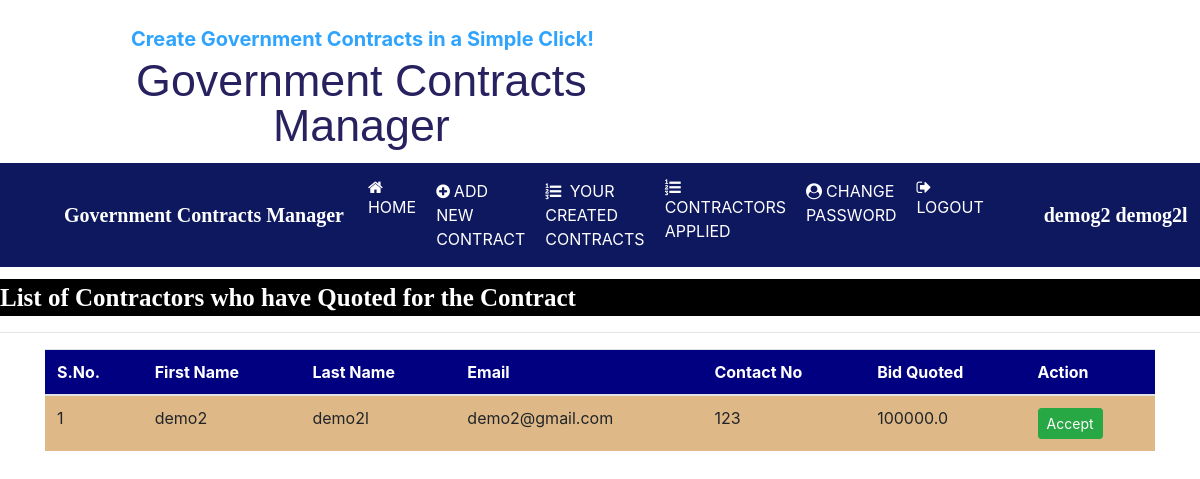
The page /contractors_applied (signed in) on the database its author committed.
### main/models.py (models this page shows, shortened)
class ContractorUser(models.Model):
    user = models.ForeignKey(User, on_delete=models.CASCADE)
    mobile = models.CharField(max_length=10, null=True)
    image = models.FileField(null=True)
    company = models.CharField(max_length=30, null=True)
    quot_doc = models.FileField(max_length=20, null=True)
    amount = models.FloatField(max_length=20, null=True)
    type = models.CharField(max_length=15, null=True)
    contr = models.IntegerField(max_length=10, null=True)

### main/views.py (the view)
# urls.py: path('contractors_applied', contractors_applied, name="contractors_applied"),
def contractors_applied(request):
    if not request.user.is_authenticated:
        return redirect('government_login')
    contractor = ContractorUser.objects.all()
    contractors = []
    for i in contractor:
        if i.amount != None:
            contractors.append(i)
    d = {'contractor': contractors}
    return render(request, 'gcontractors_applied.html', d)

### main/templates/gcontractors_applied.html (shortened to what this page needs)
{% load static %} {% block body %} {% include 'gnav.html' %}
<marquee
  style="
    font-family: 'Monotype Corsiva';
    font-size: 25px;
    color: white;
    background-color: black;
    margin-top: 1%;
    font-weight: bold;
  "
>
  List of Contractors who have Quoted for the Contract
</marquee>
<hr />
<div class="container">
  <table class="table table-hover" id="example">
    <thead>
      <tr style="background-color: #000080; color: white">
        <th>S.No.</th>
        <th>First Name</th>
        <th>Last Name</th>
        <th>Email</th>
        <th>Contact No</th>
        <th>Bid Quoted</th>
        <th>Action</th>
      </tr>
    </thead>
    <tbody>
      {% for i in contractor %}
      <tr style="background-color: #deb887">
        <td>{{forloop.counter}}</td>
        <td>{{i.user.first_name}}</td>
        <td>{{i.user.last_name}}</td>
        <td>{{i.user.username}}</td>
        <td>{{i.mobile}}</td>
        <td>{{i.amount}}</td>
        <td>
          <a
            href="#"
            class="btn btn-success btn-sm"
            id="accept"
            onclick="return checkpass();"
            >Accept</a
          >
        </td>
      </tr>
      {% endfor %}
    </tbody>
  </table>
</div>
{% endblock %}

### main/templates/gnav.html (shortened to what this page needs)
<html>
  <head>
    {% load static %}
    <link
      rel="stylesheet"
      href="https://maxcdn.bootstrapcdn.com/bootstrap/4.5.2/css/bootstrap.min.css"
    />
    <link
      rel="stylesheet"
      href="https://cdnjs.cloudflare.com/ajax/libs/font-awesome/4.7.0/css/font-awesome.min.css"
    />
  </head>
  <body>
    <div class="container">
      <div class="row">
        <div class="col-sm-7 mt-4 text-center">
          <span style="font-weight: bold; font-size: 20px">
            <span style="color: #2fa4ff"
              >Create Government Contracts in a Simple Click!</span
            >
          </span>
          <center>
            <h1 class="ml1">
              <span class="text-wrapper">
                <span>Government Contracts Manager</span>
              </span>
            </h1>
          </center>
        </div>
      </div>
    </div>
    <nav class="navbar navbar-expand-sm" style="background-color: #0e185f">
      <a
        class="navbar-brand text-white pl-5 font-weight-bold"
        style="font-family: 'Monotype Corsiva'; font-size: 20px"
        >Government Contracts Manager</a
      >
      <ul class="navbar-nav">
        <li class="nav-item">
          <a class="nav-link" href="{% url 'government_home' %}"
            ><i class="fa fa-home mr-1"></i>HOME</a
          >
        </li>
        <li class="nav-item">
          <a class="nav-link" href="{% url 'add_contract' %}"
            ><i class="fa fa-plus-circle mr-1"></i>ADD NEW CONTRACT</a
          >
        </li>
        <li class="nav-item">
          <a class="nav-link" href="{% url 'created_contracts_list' %}"
            ><i class="fa fa-list-ol mr-1"></i> YOUR CREATED CONTRACTS</a
          >
        </li>
        <li class="nav-item">
          <a class="nav-link" href="{% url 'contractors_applied' %}"
            ><i class="fa fa-list-ol mr-1"></i>CONTRACTORS APPLIED</a
          >
        </li>
        <li class="nav-item">
          <a class="nav-link" href="{% url 'government_changepassword' %}"
            ><i class="fa fa-user-circle mr-1"></i>CHANGE PASSWORD</a
          >
        </li>
        <li class="nav-item">
          <a class="nav-link" href="{% url 'Logout' %}"
            ><i class="fa fa-sign-out mr-1"></i>LOGOUT</a
          >
        </li>
      </ul>
      <a
        class="navbar-brand text-white pl-5 font-weight-bold"
        style="font-family: 'Monotype Corsiva'; font-size: 20px"
        >{{request.user.first_name}} {{request.user.last_name}}</a
      >
    </nav>
  </body>
</html>

### main/templates/gnav.html (style rules this page uses)
.nav-link { color: white !important ; margin-right: 4px; }
.ml1 { font-weight: 200; color: rgb(39, 34, 95); font-size: 280%; letter-spacing: 0px; text-align: center; font-family: Impact, Haettenschweiler, "Arial Narrow Bold", sans-serif; display: inline-block; line-height: 1em; }
.text-wrapper { position: relative; display: inline-block; padding-top: 0.1em; padding-right: 0.05em; padding-bottom: 0.15em; }

### rows shown on the page
ContractorUser: user.first_name "demo2", user.last_name "demo2l", user.username "demo2@gmail.com", mobile "123", amount "100000.0"

### other values the page prints
{{ request.user.first_name }} "demog2"
{{ request.user.last_name }} "demog2l"
